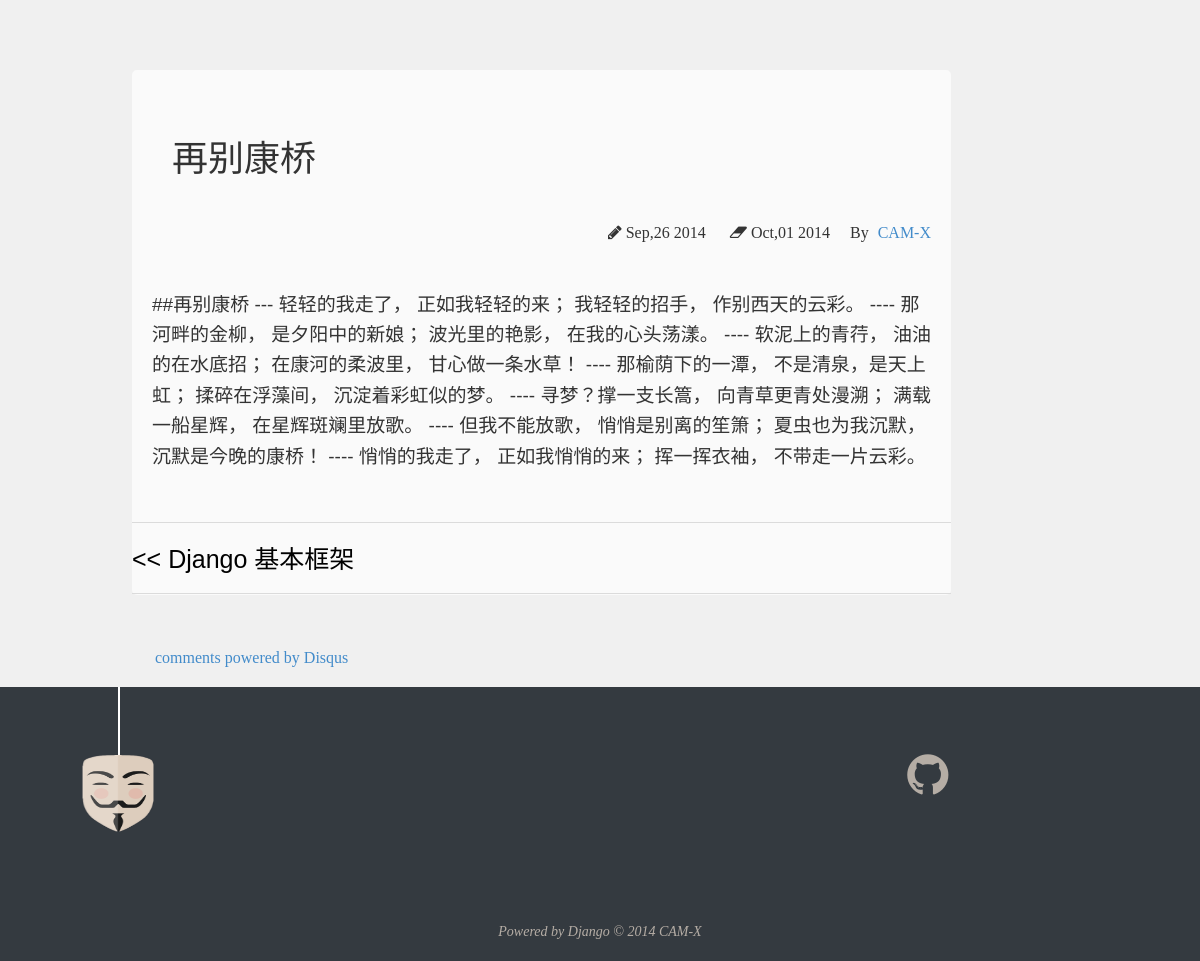
/xss/cambriage, run on an earlier commit of the app's database.
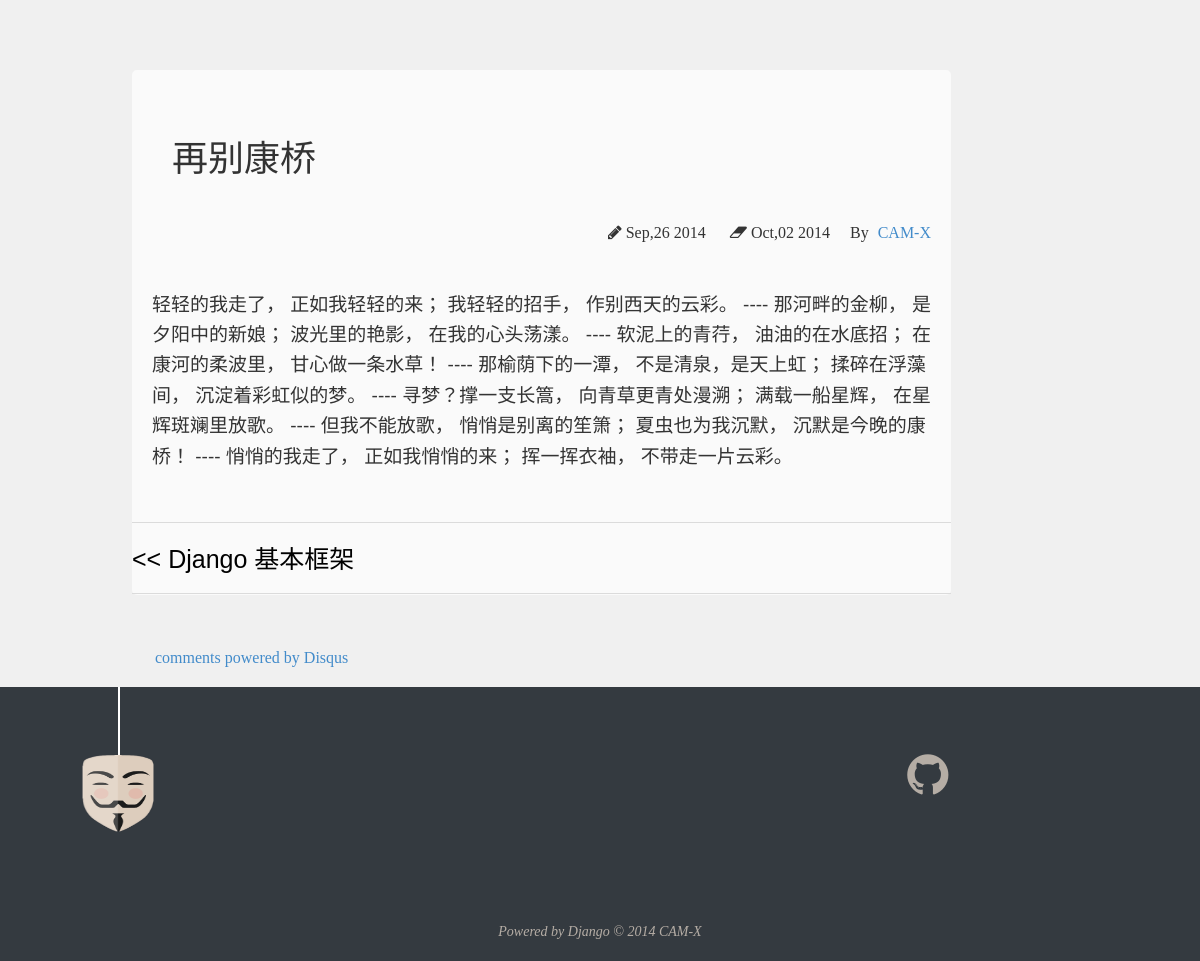
And on a later commit of the database.
### myblog/models.py (models this page shows, shortened)
class Article(models.Model):
    title = models.CharField(max_length=200)
    body = models.TextField()
    """
    CATEGORY = (
        ('xss', 'Cross Site Scripting'),
        ('pentest', 'Penetration Test'),
    )
    category = models.CharField(max_length=200,
                                choices=CATEGORY,
                                default='xss')
    """
    category = models.CharField(max_length=200, default='xss')
    abstract = models.CharField(max_length=200, default='nihao')
    publish = models.BooleanField(default=True)
    created = models.DateTimeField(auto_now_add=True)
    modified = models.DateTimeField(auto_now=True)
    article_id = models.IntegerField(default=0)
    slug = models.SlugField(max_length=200, unique=True)
    class Meta:
        verbose_name = "Blog Article"
        verbose_name_plural = "Blog Articles"
        ordering = ["-created"]

### myblog/views.py (the view)
# urls.py: url(r'^(?P<category>\w+)/(?P<slug>[\w-]+)$', views.blog_detail, name="article_detail"),
def blog_detail(request, category, slug):
    article = get_object_or_404(Article, category=category, slug=slug)
    articles = get_list_or_404(Article, category=category)
    article_previous = None
    article_next = None
    for i in range(len(articles)):
        if articles[i].slug == slug:
            if i == 0:
                article_next = articles[i+1]
                break
            elif i == len(articles) - 1:
                article_previous = articles[i-1]
                break
            else:
                article_previous = articles[i-1]
                article_next = articles[i+1]
    return render(request, "post.html", dict(article=article,
                                             article_previous=article_previous,
                                             article_next=article_next))

### templates/post.html (shortened to what this page needs)
{% load staticfiles %}
{% load django_markdown %}
<!DOCTYPE html>
<html lang="en">
  <head>
    <link href="//maxcdn.bootstrapcdn.com/font-awesome/4.2.0/css/font-awesome.min.css" rel="stylesheet">
    <link href="{% static "css/bootstrap.min.css" %}" rel="stylesheet">
    <link href="{% static "css/blog.css" %}" rel="stylesheet">
  </head>
<body class="post" data-spy="scroll" data-target="#sidenav-scrollspy">
    <div class="container">
        <div class="row article-row">
            <div class="col-md-8 col-md-offset-2 article-wrapper">
                <article>
                   <header class="article-info">
                       <h1>{{ article.title }}</h1>
                       <p class="article-author">By <a href={% url "index" %}>CAM-X</a></p>
                       <p class="article-time">
                           <time><i class="fa fa-pencil"></i> {{ article.created|date:"M,d Y" }}</time>
                           <time><i class="fa fa-eraser"></i> {{ article.modified|date:"M,d Y" }}</time>
                       </p>
                   </header>
                    <div class="article-content">
                        {{ article.body|markdown }}
                    </div>
                </article>
                <nav class="article-nav">
                    {% if article_previous == None %}
                        <a class="no-prev"></a>
                    {% else %}
                        <a class="prev" href={% url "article_detail" category=article_previous.category slug=article_previous.slug%}>
                            << {{ article_previous.title }}
                        </a>
                    {% endif %}
                </nav>
            </div>
            <div class="col-md-2" id="sidenav-scrollspy">
            </div>
            <div class="comments">
                <a href="http://disqus.com" class="dsq-brlink">comments powered by <span class="logo-disqus">Disqus</span></a>
            </div>
        </div>
    </div>
    <footer>
        <div id="footer">
           <div class="line">
               <span></span>
               <div class="anonymous"></div>
           </div>
           <div class="social-font">
               <a href="https://github.com/cam-x" target="_blank" title="github">
                   <i class="fa fa-github fa-3x"></i>
               </a>
           </div>
           <p class="copyright">
               Powered by <a href="https://www.djangoproject.com/" target="_blank" title="Django">Django</a>
                © 2014 <a href={% url 'index' %}>CAM-X</a>
           </p>
        </div>
    </footer>
</body>
</html>

### static/css/blog.css (style rules this page uses)
body { font-family: Georgia, "Times New Roman", Times, "Songti SC", "SimSun", sans-serif; color: #333; font-size: 16px; line-height: 1.6; padding: 0; background-color: #f6f6f6; margin: 0; }
#sidenav-scrollspy { width: 200px; padding-top: 250px; }
.post { background-color: rgb(240,240,240); }
.article-wrapper { background-color: #fafafa; margin-top: 70px; margin-bottom: 50px; padding: 0; border-radius: 5px; }
.article-row >.col-md-8 { width: 70%; }
.article-row >.col-md-offset-2 { margin-left: 10%; }
article header.article-info { font-family: Merriweather,'HYQuanTangShiJ',serif; padding: 20px 20px; }
article header.article-info>h1 { padding: 30px 20px; }
article header.article-info>p.article-time { text-align: left; float: right; }
article header.article-info>p.article-time>time { padding: 10px 10px; }
article header.article-info>p.article-author { float: right; margin-left: 10px; }
article header.article-info>p.article-author>a { padding-left:5px; }
article .article-content { font-family: Arial,'HYQuanTangShiJ',serif; font-size: 19px; padding: 50px 20px; }
.article-nav { border-top: 1px solid #dbdbdb; border-bottom: 1px solid #dbdbdb; height: 5em; line-height: 5em; font-size: 0.9em; position: relative; display: block; }
.article-nav .prev { width: 50%; float: left; text-align: left; padding: 0; }
.article-nav a { font-family: Arial,'HYQuanTangShiJ',serif; font-size: 25px; color: #000000; }
.comments { max-width: 780px; margin: auto 140px; }
footer { margin-top: 1em; background: #343a40; padding: 0 2% 0.5em; }
#footer { width: 95%; margin: 0 auto; overflow: hidden; position: relative; }
#footer .line { height: 14em; margin: 0 auto; }
#footer .line span { position: absolute; left: 3.68em; margin: 0 0 1.5em; display: block; width: 0.5em; height: 6.25em; border-right: 0.125em solid #fff; }
.anonymous { width: 8.875em; height: 8.875em; background: no-repeat url("images/v.png") left top; background-size: 8.875em 8.875em; position: absolute; top: 2.25em; margin: 0 0 1.5em; transition: transform 1s ease-out; }
.social-font { width: 18em; position: absolute; right: -3em; top: 4em; }
.social-font a { color: #b5ada5; }
.copyright { text-align: center; color: #b5ada5; font-style: italic; font-size: 14px; }
.copyright a { color: #b5ada5; }

What changed in the data, as far as the page shows it:
changed Article "再别康桥": modified "Oct,01 2014" → "Oct,02 2014"; body "##再别康桥 --- 轻轻的我走了， 正如我轻轻的来； 我轻轻的招手， 作别西天的云彩。…" → "轻轻的我走了， 正如我轻轻的来； 我轻轻的招手， 作别西天的云彩。…"
